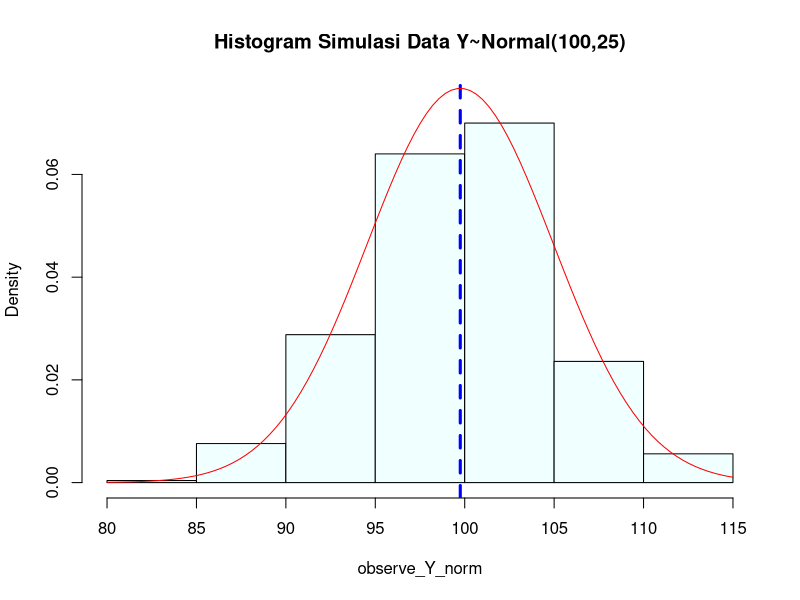
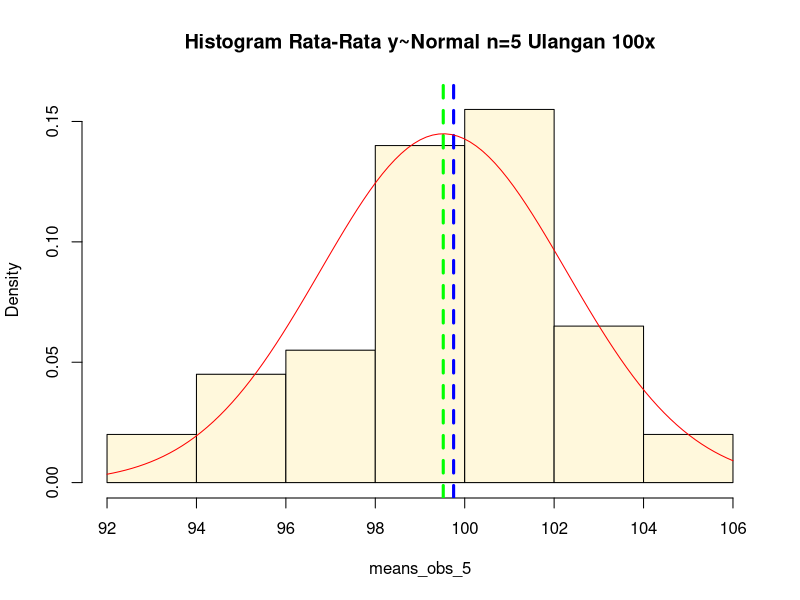
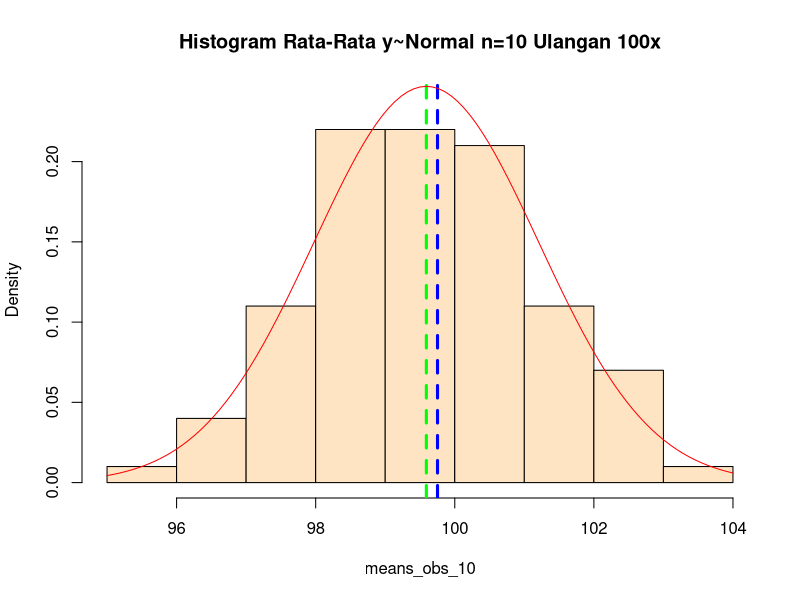
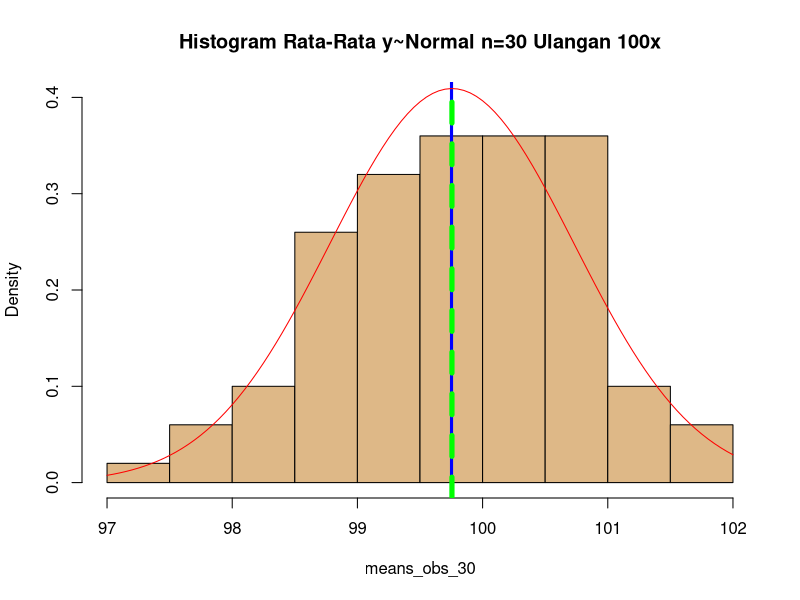
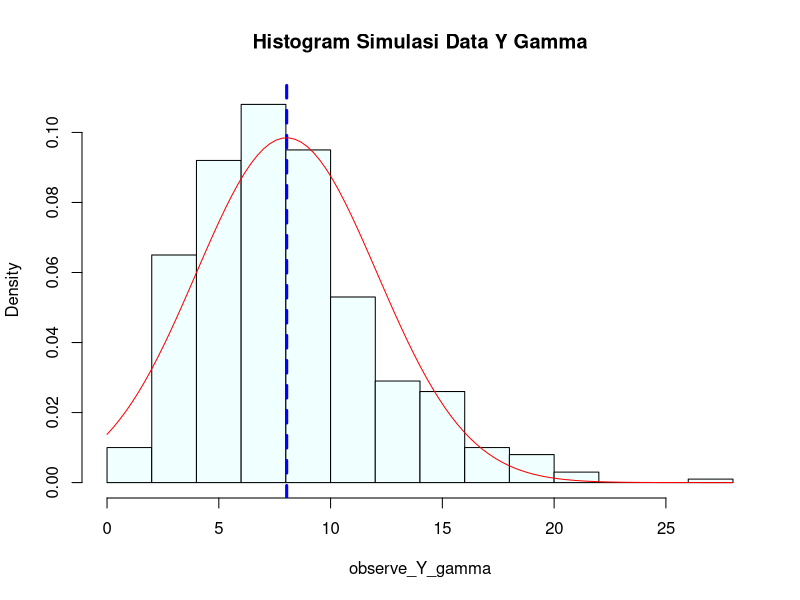
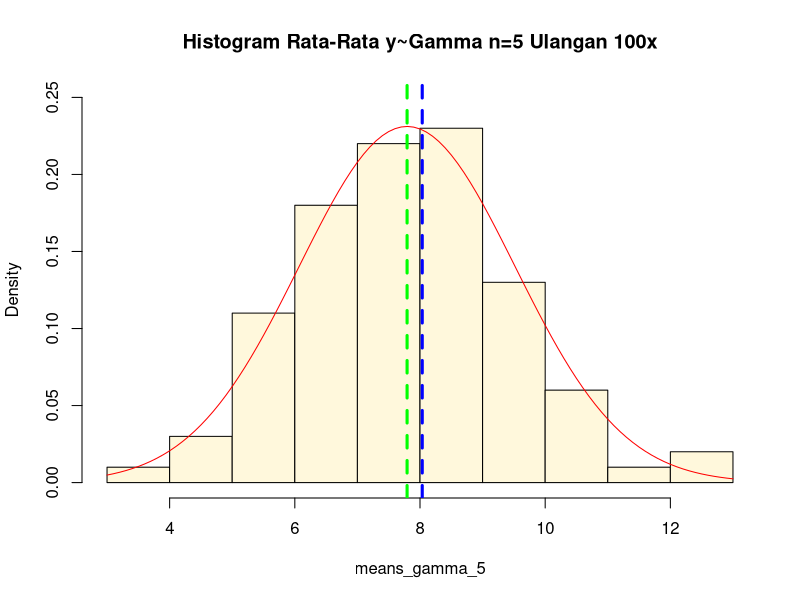
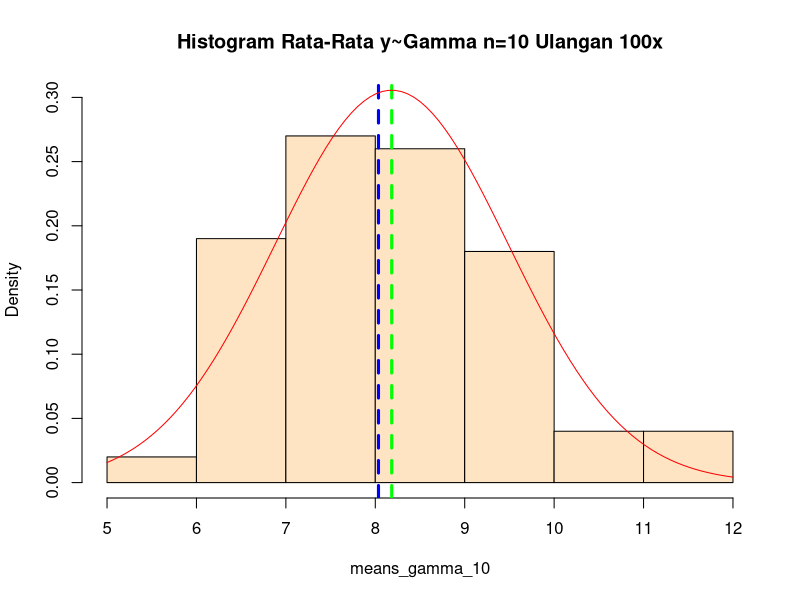
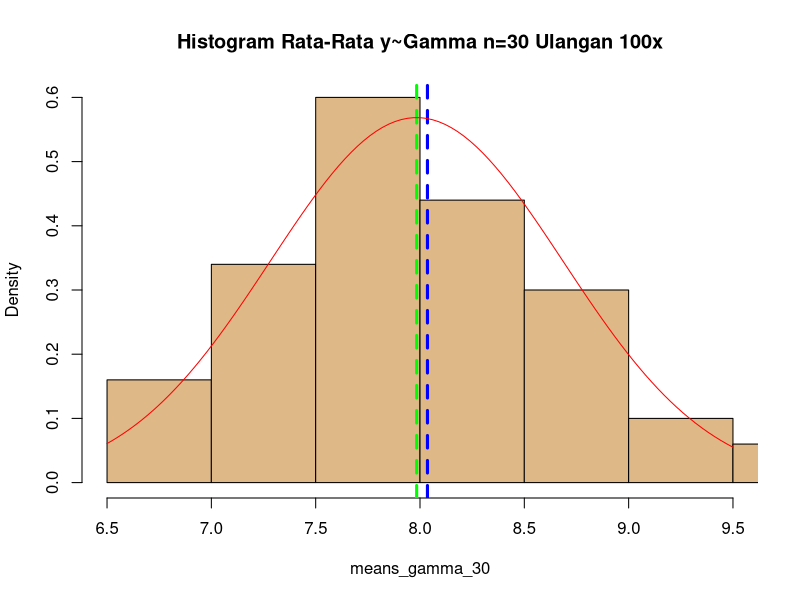

R code for these plots, in order:
## ---- chunk 1
set.seed(1024)
observe_Y_norm <- rnorm(500,mean=100,sd=5)
observe_Y_norm
## ---- chunk 2
mean_Y_norm = mean(observe_Y_norm)
mean_Y_norm
## ---- chunk 3
var_Y_norm = var(observe_Y_norm)
var_Y_norm
## ---- chunk 4
hist(observe_Y_norm, xlim=range(80:115), main = "Histogram Simulasi Data Y~Normal(100,25)", col = "azure", freq = FALSE, ylim =c (0,0.075))
abline(v=mean(observe_Y_norm),lty=2, lwd=3, col="blue")
curve(dnorm(x, mean=mean(observe_Y_norm),sd=sd(observe_Y_norm)), add=TRUE, col="red")
## ---- chunk 5
# untuk n = 5
set.seed(125)
sample_obs_norm5 <- sample(observe_Y_norm,5)
sample_obs_norm5

# rata-rata untuk n = 5
mean_obs_norm5 <- mean(sample_obs_norm5)
mean_obs_norm5

# ragam untuk n = 5
var_obs_norm5 <-var(sample_obs_norm5)
var_obs_norm5
## ---- chunk 6
# untuk n = 10
set.seed(257)
sample_obs_norm10 <- sample(observe_Y_norm,10)
sample_obs_norm10

# rata-rata untuk n = 10
mean_obs_norm10 <- mean(sample_obs_norm10)
mean_obs_norm10

# ragam untuk n = 10
var_obs_norm10 <-var(sample_obs_norm10)
var_obs_norm10

## ---- chunk 7
# untuk n = 30
set.seed(712)
sample_obs_norm30 <- sample(observe_Y_norm,30)
sample_obs_norm30

# rata-rata untuk n = 30
mean_obs_norm30 <- mean(sample_obs_norm30)
mean_obs_norm30

# ragam untuk n = 30
var_obs_norm30 <-var(sample_obs_norm30)
var_obs_norm30

## ---- chunk 8
# Sampling dengan ulangan 100 kali pada n = 5
iterasi <- 100
n <- 5

means_obs_5 <- rep(NA, iterasi)

set.seed(125)
for (i in 1:iterasi){
  dtn5 <- sample(observe_Y_norm, n)
  means_obs_5[i] <- mean(dtn5)
}
means_obs_5
## ---- chunk 9
hist(means_obs_5, xlim=range(92:106), main = "Histogram Rata-Rata y~Normal n=5 Ulangan 100x", col = "cornsilk", freq = FALSE, ylim =c (0,0.16))
abline(v=mean(observe_Y_norm),lty=2, lwd=3, col="blue")
abline(v=mean(means_obs_5), lty=2, lwd=3, col="green")
curve(dnorm(x, mean=mean(means_obs_5),sd=sd(means_obs_5)), add=TRUE, col="red")

## ---- chunk 10
# Uji Normalitas
library(nortest)
nortest::lillie.test(means_obs_5)

mean(means_obs_5)
## ---- chunk 11
var(means_obs_5)
## ---- chunk 12
# Sampling dengan ulangan 100 kali pada n = 10
iterasi <- 100
n <- 10

means_obs_10 <- rep(NA, iterasi)

set.seed(257)
for (i in 1:iterasi){
  dtn10 <- sample(observe_Y_norm, n)
  means_obs_10[i] <- mean(dtn10)
}
means_obs_10
## ---- chunk 13
hist(means_obs_10, xlim=range(95:104), main = "Histogram Rata-Rata y~Normal n=10 Ulangan 100x", col = "bisque", freq = FALSE, ylim =c (0,0.24))
abline(v=mean(observe_Y_norm),lty=2, lwd=3, col="blue")
abline(v=mean(means_obs_10), lty=2, lwd=3, col="green")
curve(dnorm(x, mean=mean(means_obs_10),sd=sd(means_obs_10)), add=TRUE, col="red")

## ---- chunk 14
# Uji Normalitas
library(nortest)
nortest::lillie.test(means_obs_10)

mean(means_obs_10)
## ---- chunk 15
var(means_obs_10)
## ---- chunk 16
# Sampling dengan ulangan 100 kali pada n = 30
iterasi <- 100
n <- 30

means_obs_30 <- rep(NA, iterasi)

set.seed(712)
for (i in 1:iterasi){
  dtn30 <- sample(observe_Y_norm, n)
  means_obs_30[i] <- mean(dtn30)
}
means_obs_30
## ---- chunk 17
hist(means_obs_30, xlim=range(97:102), main = "Histogram Rata-Rata y~Normal n=30 Ulangan 100x", col = "burlywood", freq = FALSE, ylim =c (0,0.4))
abline(v=mean(observe_Y_norm),lty=1, lwd=3, col="blue")
abline(v=mean(means_obs_30), lty=2, lwd=5, col="green")
curve(dnorm(x, mean=mean(means_obs_30),sd=sd(means_obs_30)), add=TRUE, col="red")

## ---- chunk 18
# Uji Normalitas
library(nortest)
nortest::lillie.test(means_obs_30)

mean(means_obs_30)
## ---- chunk 19
var(means_obs_30)
## ---- chunk 20
set.seed(1024)
observe_Y_gamma <- rgamma(n=500,shape=4,rate = 1/2)
observe_Y_gamma
## ---- chunk 21
mean_Y_gamma = mean(observe_Y_gamma)
mean_Y_gamma
## ---- chunk 22
var_Y_gamma = var(observe_Y_gamma)
var_Y_gamma
## ---- chunk 23
hist(observe_Y_gamma, xlim=range(0:28), main = "Histogram Simulasi Data Y Gamma", col = "azure", freq = FALSE, ylim =c (0,0.11))
abline(v=mean(observe_Y_gamma),lty=2, lwd=3, col="blue")
curve(dnorm(x, mean=mean(observe_Y_gamma),sd=sd(observe_Y_gamma)), add=TRUE, col="red")

## ---- chunk 24
# untuk n = 5
set.seed(125)
sample_obs_gamma5 <- sample(observe_Y_gamma,5)
sample_obs_gamma5

# rata-rata untuk n = 5
mean_obs_gamma5 <- mean(sample_obs_gamma5)
mean_obs_gamma5

# ragam untuk n = 5
var_obs_gamma5 <-var(sample_obs_gamma5)
var_obs_gamma5
## ---- chunk 25
# untuk n = 10
set.seed(257)
sample_obs_gamma10 <- sample(observe_Y_gamma,10)
sample_obs_gamma10

# rata-rata untuk n = 10
mean_obs_gamma10 <- mean(sample_obs_gamma10)
mean_obs_gamma10

# ragam untuk n = 10
var_obs_gamma10 <-var(sample_obs_gamma10)
var_obs_gamma10
## ---- chunk 26
# untuk n = 30
set.seed(712)
sample_obs_gamma30 <- sample(observe_Y_gamma,30)
sample_obs_gamma30

# rata-rata untuk n = 30
mean_obs_gamma30 <- mean(sample_obs_gamma30)
mean_obs_gamma30

# ragam untuk n = 30
var_obs_gamma30 <-var(sample_obs_gamma30)
var_obs_gamma30
## ---- chunk 27
# Sampling dengan ulangan 100 kali pada n = 5 dengan sebaran gamma
iterasi <- 100
n <- 5

means_gamma_5 <- rep(NA, iterasi)

set.seed(125)
for (i in 1:iterasi){
  dtg5 <- sample(observe_Y_gamma, n)
  means_gamma_5[i] <- mean(dtg5)
}
means_gamma_5
## ---- chunk 28
hist(means_gamma_5,xlim = range(3,13), main = "Histogram Rata-Rata y~Gamma n=5 Ulangan 100x", col = "cornsilk", freq = FALSE, ylim = c(0,0.25) )
abline(v=mean(observe_Y_gamma),lty=2, lwd=3, col="blue", xlim = c())
abline(v=mean(means_gamma_5), lty=2, lwd=3, col="green")
curve(dnorm(x, mean=mean(means_gamma_5),sd=sd(means_gamma_5)), add=TRUE, col="red")

## ---- chunk 29
# Uji Normalitas
library(nortest)
nortest::lillie.test(means_gamma_5)

mean(means_gamma_5)
## ---- chunk 30
var(means_gamma_5)
## ---- chunk 31
# Sampling dengan ulangan 100 kali pada n = 10
iterasi <- 100
n <- 10

means_gamma_10 <- rep(NA, iterasi)

set.seed(257)
for (i in 1:iterasi){
  dtg10 <- sample(observe_Y_gamma, n)
  means_gamma_10[i] <- mean(dtg10)
}
means_gamma_10
## ---- chunk 32
hist(means_gamma_10, xlim=range(5:12), main = "Histogram Rata-Rata y~Gamma n=10 Ulangan 100x", col = "bisque", freq = FALSE, ylim =c (0,0.3))
abline(v=mean(observe_Y_gamma),lty=2, lwd=3, col="blue")
abline(v=mean(means_gamma_10), lty=2, lwd=3, col="green")
curve(dnorm(x, mean=mean(means_gamma_10),sd=sd(means_gamma_10)), add=TRUE, col="red")
## ---- chunk 33
# Uji Normalitas
library(nortest)
nortest::lillie.test(means_gamma_10)

mean(means_gamma_10)
## ---- chunk 34
var(means_gamma_10)
## ---- chunk 35
# Sampling dengan ulangan 100 kali pada n = 30
iterasi <- 100
n <- 30

means_gamma_30 <- rep(NA, iterasi)

set.seed(712)
for (i in 1:iterasi){
  dtg30 <- sample(observe_Y_gamma, n)
  means_gamma_30[i] <- mean(dtg30)
}
means_gamma_30
## ---- chunk 36
hist(means_gamma_30, xlim=range(6.5:10), main = "Histogram Rata-Rata y~Gamma n=30 Ulangan 100x", col = "burlywood", freq = FALSE, ylim =c (0,0.6))
abline(v=mean(observe_Y_gamma),lty=2, lwd=3, col="blue")
abline(v=mean(means_gamma_30), lty=2, lwd=3, col="green")
curve(dnorm(x, mean=mean(means_gamma_30),sd=sd(means_gamma_30)), add=TRUE, col="red")
## ---- chunk 37
# Uji Normalitas
library(nortest)
nortest::lillie.test(means_obs_30)

mean(means_gamma_30)
## ---- chunk 38
var(means_gamma_30)
